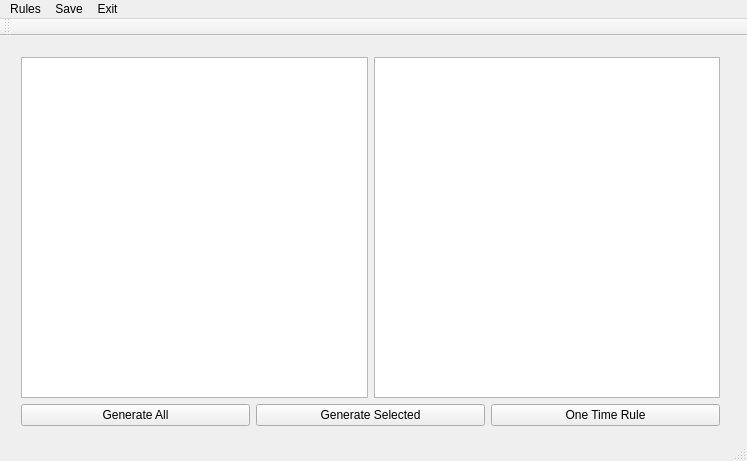
<?xml version="1.0" encoding="UTF-8"?>
<ui version="4.0">
 <class>MainWindow</class>
 <widget class="QMainWindow" name="MainWindow">
  <property name="geometry">
   <rect>
    <x>0</x>
    <y>0</y>
    <width>747</width>
    <height>461</height>
   </rect>
  </property>
  <property name="windowTitle">
   <string>MainWindow</string>
  </property>
  <widget class="QWidget" name="centralWidget">
   <widget class="QFrame" name="verticalFrame">
    <property name="geometry">
     <rect>
      <x>10</x>
      <y>10</y>
      <width>721</width>
      <height>391</height>
     </rect>
    </property>
    <property name="sizePolicy">
     <sizepolicy hsizetype="Expanding" vsizetype="Expanding">
      <horstretch>0</horstretch>
      <verstretch>0</verstretch>
     </sizepolicy>
    </property>
    <layout class="QVBoxLayout" name="verticalLayout">
     <item>
      <layout class="QHBoxLayout" name="topHLayout">
       <item>
        <widget class="QListWidget" name="rules"/>
       </item>
       <item>
        <widget class="QListWidget" name="exportMethods"/>
       </item>
      </layout>
     </item>
     <item>
      <layout class="QHBoxLayout" name="bottomHLayout">
       <item>
        <widget class="QPushButton" name="allButton">
         <property name="text">
          <string>Generate All</string>
         </property>
        </widget>
       </item>
       <item>
        <widget class="QPushButton" name="selectedButton">
         <property name="text">
          <string>Generate Selected</string>
         </property>
        </widget>
       </item>
       <item>
        <widget class="QPushButton" name="oneTimeButton">
         <property name="text">
          <string>One Time Rule</string>
         </property>
        </widget>
       </item>
      </layout>
     </item>
    </layout>
   </widget>
  </widget>
  <widget class="QMenuBar" name="menuBar">
   <property name="geometry">
    <rect>
     <x>0</x>
     <y>0</y>
     <width>747</width>
     <height>20</height>
    </rect>
   </property>
   <widget class="QMenu" name="menuSave">
    <property name="title">
     <string>Save</string>
    </property>
    <addaction name="actionExport"/>
   </widget>
   <widget class="QMenu" name="menuExit">
    <property name="title">
     <string>Exit</string>
    </property>
   </widget>
   <widget class="QMenu" name="menuRules">
    <property name="title">
     <string>Rules</string>
    </property>
    <addaction name="actionNew_Rule"/>
    <addaction name="actionModify_a_rule"/>
    <addaction name="actionManage_rules"/>
   </widget>
   <addaction name="menuRules"/>
   <addaction name="menuSave"/>
   <addaction name="menuExit"/>
  </widget>
  <widget class="QToolBar" name="mainToolBar">
   <attribute name="toolBarArea">
    <enum>TopToolBarArea</enum>
   </attribute>
   <attribute name="toolBarBreak">
    <bool>false</bool>
   </attribute>
  </widget>
  <widget class="QStatusBar" name="statusBar"/>
  <action name="actionExport">
   <property name="text">
    <string>Export</string>
   </property>
  </action>
  <action name="actionNew_Rule">
   <property name="text">
    <string>New Rule</string>
   </property>
  </action>
  <action name="actionModify_a_rule">
   <property name="text">
    <string>Change a rule</string>
   </property>
  </action>
  <action name="actionManage_rules">
   <property name="text">
    <string>Manage rules</string>
   </property>
  </action>
 </widget>
 <layoutdefault spacing="6" margin="11"/>
 <resources/>
 <connections/>
</ui>
